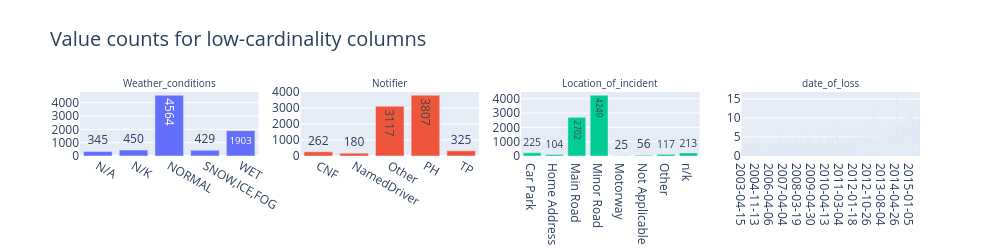

Notebook code cell kept with this figure:
### Code cell
n_grid_cols = 4
n_grid_rows = math.ceil(len(categorical_cols) / n_grid_cols)

fig = make_subplots(rows=n_grid_rows, cols=n_grid_cols, subplot_titles=categorical_cols)

for i, col in enumerate(categorical_cols):
    vc = (
        data_flag.select(pl.col(col).cast(pl.Utf8).fill_null("null"))
        .to_series()
        .value_counts()
        .sort(col)
    )
    fig.add_trace(
        go.Bar(
            x=vc[col].to_list(),
            y=vc["count"].to_list(),
            text=vc["count"].to_list(),
            textposition="auto",
            showlegend=False,
        ),
        row=i // n_grid_cols + 1,
        col=i % n_grid_cols + 1,
    )
fig.update_annotations(font_size=10)
fig.update_xaxes(type="category")
fig.update_layout(
    height=250 * n_grid_rows,
    width=250 * n_grid_cols,
    title_text="Value counts for low-cardinality columns",
    title_font_size=20,
)
fig.show()

### Figure 1 — Plotly figure (JSON) as saved in the notebook; plotly's stock layout.template omitted (floating-point values rounded to 4 significant figures; data arrays with more than 128 entries replaced by an {"elided": "..."} marker saying what was removed)
{"data": [{"showlegend": false, "text": ["345", "450", "4564", "429", "1903"], "textposition": "auto", "type": "bar", "x": ["N/A", "N/K", "NORMAL", "SNOW,ICE,FOG", "WET"], "xaxis": "x", "y": [345, 450, 4564, 429, 1903], "yaxis": "y"}, {"showlegend": false, "text": ["262", "180", "3117", "3807", "325"], "textposition": "auto", "type": "bar", "x": ["CNF", "NamedDriver", "Other", "PH", "TP"], "xaxis": "x2", "y": [262, 180, 3117, 3807, 325], "yaxis": "y2"}, {"showlegend": false, "text": ["225", "104", "2702", "4249", "25", "56", "117", "213"], "textposition": "auto", "type": "bar", "x": ["Car Park", "Home Address", "Main Road", "Minor Road", "Motorway", "Not Applicable", "Other", "n/k"], "xaxis": "x3", "y": [225, 104, 2702, 4249, 25, 56, 117, 213], "yaxis": "y3"}, {"showlegend": false, "text": {"elided": "3175 str values"}, "textposition": "auto", "type": "bar", "x": {"elided": "3175 str values"}, "xaxis": "x4", "y": {"elided": "3175 int values"}, "yaxis": "y4"}], "layout": {"annotations": [{"font": {"size": 10}, "showarrow": false, "text": "Weather_conditions", "x": 0.1062, "xanchor": "center", "xref": "paper", "y": 1, "yanchor": "bottom", "yref": "paper"}, {"font": {"size": 10}, "showarrow": false, "text": "Notifier", "x": 0.3688, "xanchor": "center", "xref": "paper", "y": 1, "yanchor": "bottom", "yref": "paper"}, {"font": {"size": 10}, "showarrow": false, "text": "Location_of_incident", "x": 0.6313, "xanchor": "center", "xref": "paper", "y": 1, "yanchor": "bottom", "yref": "paper"}, {"font": {"size": 10}, "showarrow": false, "text": "date_of_loss", "x": 0.8938, "xanchor": "center", "xref": "paper", "y": 1, "yanchor": "bottom", "yref": "paper"}], "height": 250, "title": {"font": {"size": 20}, "text": "Value counts for low-cardinality columns"}, "width": 1000, "xaxis": {"anchor": "y", "domain": [0, 0.2125], "type": "category"}, "xaxis2": {"anchor": "y2", "domain": [0.2625, 0.475], "type": "category"}, "xaxis3": {"anchor": "y3", "domain": [0.525, 0.7375], "type": "category"}, "xaxis4": {"anchor": "y4", "domain": [0.7875, 1], "type": "category"}, "yaxis": {"anchor": "x", "domain": [0, 1]}, "yaxis2": {"anchor": "x2", "domain": [0, 1]}, "yaxis3": {"anchor": "x3", "domain": [0, 1]}, "yaxis4": {"anchor": "x4", "domain": [0, 1]}}}
